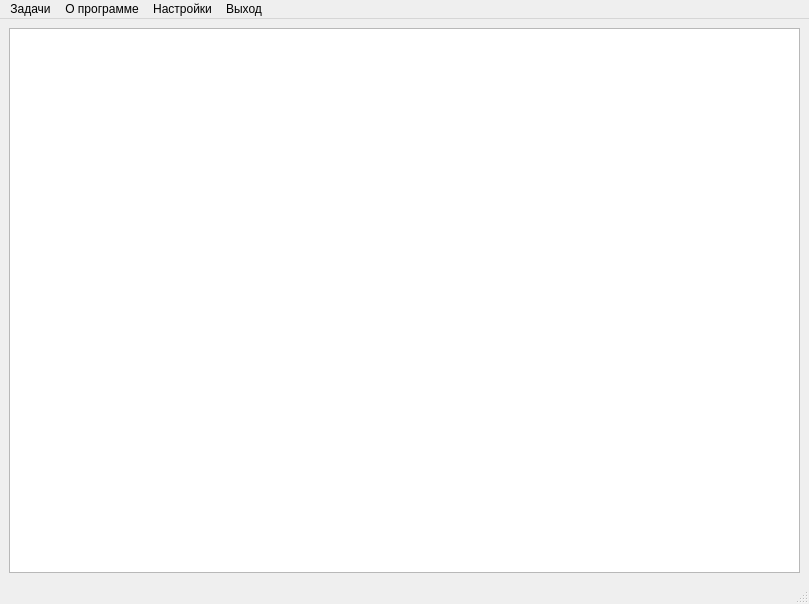
<?xml version="1.0" encoding="UTF-8"?>
<ui version="4.0">
 <class>MainWindow</class>
 <widget class="QMainWindow" name="MainWindow">
  <property name="geometry">
   <rect>
    <x>0</x>
    <y>0</y>
    <width>809</width>
    <height>604</height>
   </rect>
  </property>
  <property name="windowTitle">
   <string>Главное окно</string>
  </property>
  <widget class="QWidget" name="centralwidget">
   <layout class="QGridLayout" name="gridLayout">
    <item row="0" column="0">
     <widget class="QTableView" name="tableView"/>
    </item>
   </layout>
  </widget>
  <widget class="QMenuBar" name="menubar">
   <property name="geometry">
    <rect>
     <x>0</x>
     <y>0</y>
     <width>809</width>
     <height>26</height>
    </rect>
   </property>
   <widget class="QMenu" name="menu">
    <property name="title">
     <string>Задачи</string>
    </property>
    <addaction name="Task1"/>
    <addaction name="Task2"/>
    <addaction name="Task3"/>
    <addaction name="Task4"/>
    <addaction name="Task5"/>
   </widget>
   <widget class="QMenu" name="About">
    <property name="title">
     <string>О программе</string>
    </property>
    <addaction name="action"/>
   </widget>
   <widget class="QMenu" name="menu_3">
    <property name="title">
     <string>Настройки</string>
    </property>
    <widget class="QMenu" name="menu_5">
     <property name="title">
      <string>Настройка языка прложения</string>
     </property>
     <addaction name="action_4"/>
     <addaction name="action_5"/>
    </widget>
    <addaction name="SettingsWindowColor"/>
    <addaction name="SettingsSWindowSize"/>
    <addaction name="menu_5"/>
   </widget>
   <widget class="QMenu" name="Exit">
    <property name="title">
     <string>Выход</string>
    </property>
    <addaction name="separator"/>
    <addaction name="action_exit"/>
   </widget>
   <addaction name="menu"/>
   <addaction name="About"/>
   <addaction name="menu_3"/>
   <addaction name="Exit"/>
  </widget>
  <widget class="QStatusBar" name="statusbar"/>
  <action name="SettingsWindowColor">
   <property name="text">
    <string>Настройка темы окна</string>
   </property>
  </action>
  <action name="SettingsSWindowSize">
   <property name="text">
    <string>Настройка размера окна</string>
   </property>
  </action>
  <action name="action_4">
   <property name="text">
    <string>Руccкий язык</string>
   </property>
  </action>
  <action name="action_5">
   <property name="text">
    <string>Английский язык</string>
   </property>
  </action>
  <action name="Task1">
   <property name="text">
    <string>Календарный график электромонтажных работ на основании договора субподряда</string>
   </property>
  </action>
  <action name="Task2">
   <property name="text">
    <string>График работ ГПМ на объектах</string>
   </property>
  </action>
  <action name="Task3">
   <property name="text">
    <string>Недельно-суточный график выполнения общестроительных работ на объектах</string>
   </property>
  </action>
  <action name="Task4">
   <property name="text">
    <string>Ведомость потребности в кадрах</string>
   </property>
  </action>
  <action name="Task5">
   <property name="text">
    <string>Недельно-суточный график выполнения работ на объектах</string>
   </property>
  </action>
  <action name="actionEx">
   <property name="text">
    <string>Выйти</string>
   </property>
  </action>
  <action name="action_exit">
   <property name="text">
    <string>Выйти из программы</string>
   </property>
  </action>
  <action name="action_excel">
   <property name="text">
    <string>Сохранить документ в excel</string>
   </property>
  </action>
  <action name="action">
   <property name="text">
    <string>О программе</string>
   </property>
  </action>
 </widget>
 <resources/>
 <connections>
  <connection>
   <sender>action_exit</sender>
   <signal>triggered()</signal>
   <receiver>MainWindow</receiver>
   <slot>close()</slot>
   <hints>
    <hint type="sourcelabel">
     <x>-1</x>
     <y>-1</y>
    </hint>
    <hint type="destinationlabel">
     <x>404</x>
     <y>301</y>
    </hint>
   </hints>
  </connection>
 </connections>
</ui>
